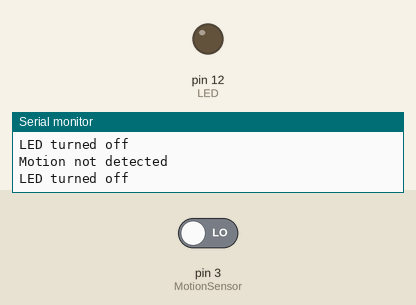
The sketch below on a simulated Arduino Uno, built with avr-gcc and run on an emulated ATmega328P. Parts: output pins drawn as LEDs (lit = HIGH), the last lines printed to the serial monitor. The test bench sets the inputs (shaded band); at power-on: pin 3 (MotionSensor) LOW.

Above: at 2.8 s.
2.9 s: pin 3 (MotionSensor) driven HIGH
At 3.4 s:
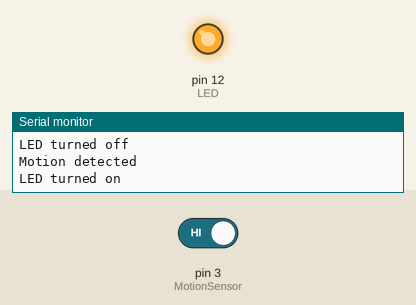
4.5 s: pin 3 (MotionSensor) driven LOW
At 6.1 s:
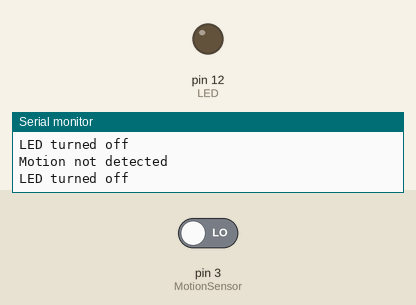
Timing chart, 0 to 7.6 s (numbered marks = the images above; inputs shaded):
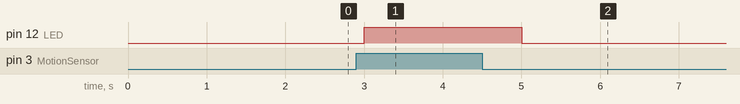

The sketch:

task1.ino
```cpp
const int MotionSensor = 3;
int LED = 12;
int MotionState = LOW;
void setup() {
pinMode(LED, OUTPUT);
pinMode(MotionSensor, INPUT);

Serial.begin(9600);
}
void loop() {
MotionState = digitalRead(MotionSensor);

if (MotionState == HIGH) {
Serial.println("Motion detected");
digitalWrite(LED, HIGH);
Serial.println("LED turned on");
}

else {
Serial.println("Motion not detected");
digitalWrite(LED, LOW);
Serial.println("LED turned off");
}
delay(1000);
}
```

Measured:
- after the input at 2.9 s, pin 12 (LED): LOW → HIGH after 0.10 s
- after the input at 4.5 s, pin 12 (LED): HIGH → LOW after 0.50 s
